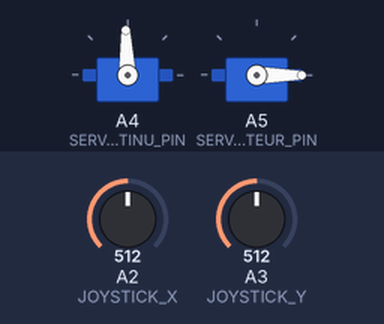
Bench run of a sketch on a simulated Arduino Uno, built with avr-gcc and run on an emulated ATmega328P. Shown: 2 × servo. Inputs (shaded band) come from the test bench; at power-on: A2 (JOYSTICK_X) = 512, A3 (JOYSTICK_Y) = 512.

Above: at 1.2 s.
1.3 s: A2 (JOYSTICK_X) set to 716
At 1.8 s:
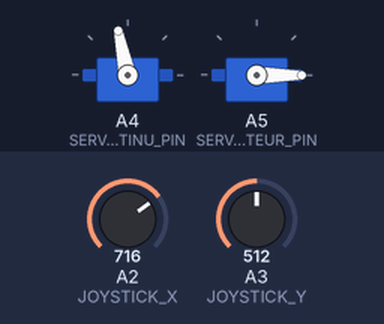
2.8 s: A3 (JOYSTICK_Y) set to 492
At 4.0 s:
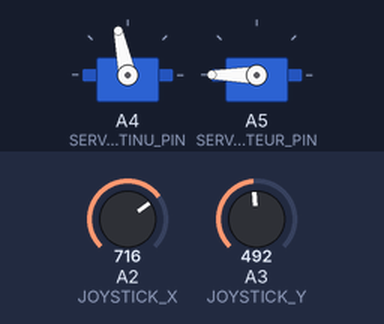
4.3 s: A2 (JOYSTICK_X) set to 511
At 5.3 s:
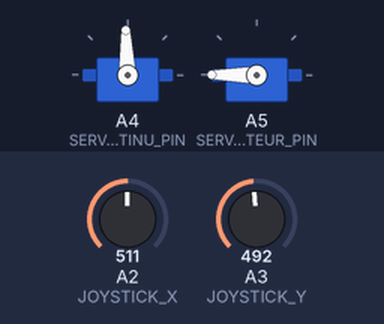
5.8 s: A3 (JOYSTICK_Y) set to 213
7.3 s: A3 (JOYSTICK_Y) set to 188
At 7.6 s:
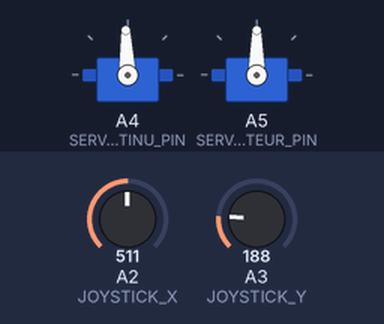
8.8 s: A2 (JOYSTICK_X) set to 810
At 9.9 s:
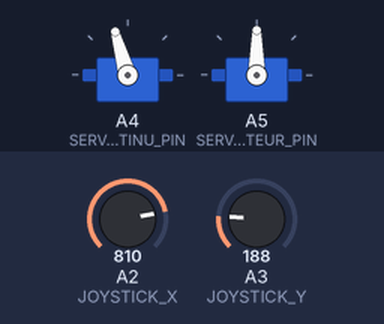
Timing chart, 0 to 11.3 s (numbered marks = the images above; inputs shaded):
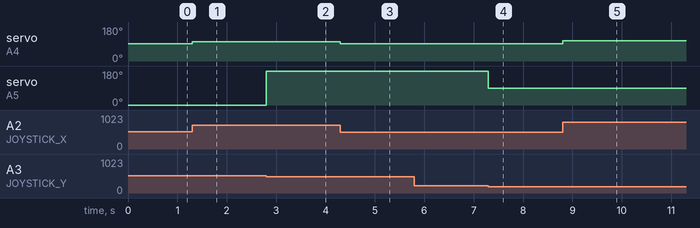

The sketch:

CODE_CHARIOT.ino
```cpp
#include <Servo.h>

//Déclaration des entrées
#define JOYSTICK_X A2
#define JOYSTICK_Y A3
#define JOYSTICK_BUTTON 1

#define SERVO_CONTINU_PIN A4 // Moteur continu
#define SERVO_MOTEUR_PIN A5 // Moteur 180

//Déclaration des valeurs pour l'axe X du joystick
#define ANALOG_X_CENTER 92
#define ANALOG_X_DEADZONE_MAX 96
#define ANALOG_X_DEADZONE_MIN 85

//Déclaration des valeurs pour l'axe Y du joystick
#define MOTEUR_Y_MIN 90
#define MOTEUR_Y_MAX 180

//Déclaration des variables qui liront les entrées analaogiques
long joystick_x;
long joystick_y;

//Déclaration des servos
Servo continu;
Servo moteur;

void setup()
{
  //Initialisation des entrées
  pinMode(JOYSTICK_X, INPUT_PULLUP);
  pinMode(JOYSTICK_Y, INPUT_PULLUP);

  //Permet de choisir les pins qui sont utilisés comme sortie pour les servos
  continu.attach(SERVO_CONTINU_PIN);
  moteur.attach(SERVO_MOTEUR_PIN);
}

void loop()
{
  //Permet de limiter les valeurs renvoyées par le joystick à quelquechose d'utilisable pour le servo
  joystick_x = map(analogRead(JOYSTICK_X), 0, 1023, 75, 115);

  //Pour chaque moteur, la valeur correspodante est appliquée
  continu.write(deadZone(joystick_x)); // Applique une zone morte sur l'axe X du joystick
  moteur.write(moteurY());
}

/********************************************************
Permet d'appliquer une zone sur l'axe X du joystick
pour éviter que le moteur ne bouge quand le joystick
est au centre.

Args:
  x (int): Valeur lue sur l'axe X du joystick
*********************************************************/
int deadZone(int x)
{
  // Si la valeur lue est dans la zone morte, on la remplace par la valeur où le moteur ne bouge pas
  if(x >= ANALOG_X_DEADZONE_MIN && x <= ANALOG_X_DEADZONE_MAX)
  {
    x = ANALOG_X_CENTER;
  }

  return x;
}

/********************************************************
Si le joystick est dans un sens, on tourne le
moteur au maximum dans une direction, sinon dans l'autre.
*********************************************************/
int moteurY(){
  // 800 et 200 sont des valeurs choisis arbitrairement et correpondent à la motié de la course du joystick
  // Si le joystick est au milieu, le moteur reste en place
  if(analogRead(JOYSTICK_Y) > 800){
    return MOTEUR_Y_MAX;
  }
  if(analogRead(JOYSTICK_Y) < 200){
    return MOTEUR_Y_MIN;
  }
}
```

Measured:
- the behaviour switches between 500 and 499 on A3 (JOYSTICK_Y) (found by bisection; images 1 and 2)
- the behaviour switches between 200 and 199 on A3 (JOYSTICK_Y) (found by bisection; images 3 and 4)
- after the input at 1.3 s, servo on A4 (SERVO_CONTINU_PIN): 92° → 102° at once
- after the input at 2.8 s, servo on A5 (SERVO_MOTEUR_PIN): 0° → 180° at once
- after the input at 4.3 s, servo on A4 (SERVO_CONTINU_PIN): 102° → 92° at once
- after the input at 5.8 s, every drawn part: stays the same
- after the input at 7.3 s, servo on A5 (SERVO_MOTEUR_PIN): 180° → 90° at once
- after the input at 8.8 s, servo on A4 (SERVO_CONTINU_PIN): 92° → 106° at once
